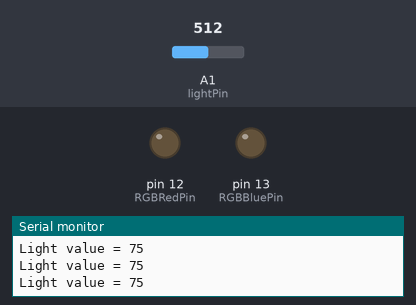
This sketch was run on a simulated Arduino Uno, built with avr-gcc and run on an emulated ATmega328P. On the bench: output pins drawn as LEDs (lit = HIGH), the last lines printed to the serial monitor. Inputs (shaded band) come from the test bench; at power-on: A1 (lightPin) = 512.

Above: at 1.3 s.
1.4 s: A1 (lightPin) set to 367
2.9 s: A1 (lightPin) set to 336
At 3.4 s:
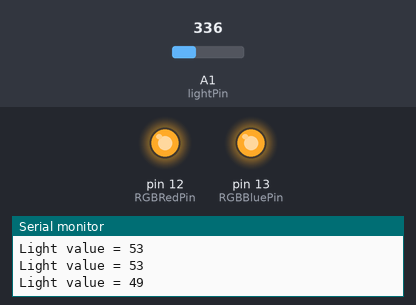
4.5 s: A1 (lightPin) set to 511
At 5.7 s:
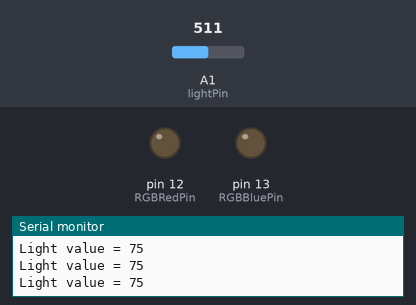
6.0 s: A1 (lightPin) set to 306
At 6.9 s:
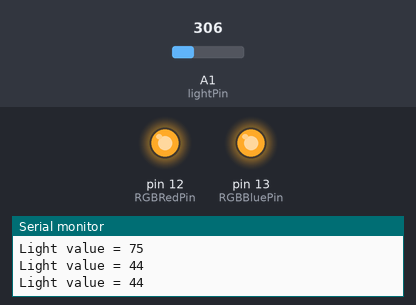
Timing chart, 0 to 8.5 s (numbered marks = the images above; inputs shaded):
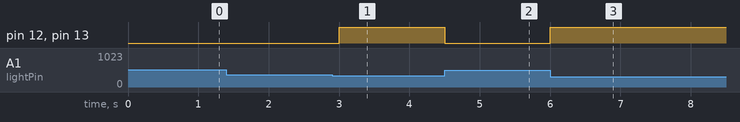

Measured:
- the behaviour switches between 350 and 349 on A1 (lightPin) (found by bisection; images 0 and 1)
- after the input at 2.9 s, pin 12 (RGBRedPin), pin 13 (RGBBluePin): LOW → HIGH after 0.10 s
- after the input at 4.5 s, pin 12 (RGBRedPin), pin 13 (RGBBluePin): HIGH → LOW at once
- after the input at 6.0 s, pin 12 (RGBRedPin), pin 13 (RGBBluePin): LOW → HIGH at once

The sketch:

lab_4_level_2_1.ino
```cpp
//LEVEL 2
//LAB 4
//Date:2023-02-02
//NAME: PRANAV BHAVSAR

int RGBRedPin = 12;
int RGBBluePin = 13;
int lightPin = A1; //The light sensor is plugged into pin A1 of the Arduino.
int data = 0; //This will store the data from the sensor.
void setup() { //The Setup function runs once.
Serial.begin(9600);
pinMode(RGBRedPin, OUTPUT); //Setup red RGB LED pin as an output pin.
pinMode(RGBBluePin, OUTPUT); //Setup blue RGB LED pin as an output pin
}
void loop() { //The loop function runs forever.
data = analogRead(lightPin); //Read the value from the light sensor and store it in the lightDatavariable.
data = map(data,6,679,0,100); //map the data value to a percentage

// FOR BOTH THE LIGHTS

  if(data==0 && data<=25){
	digitalWrite(RGBRedPin,HIGH);
	digitalWrite(RGBBluePin,HIGH);
  } else if(data > 25 && data <=50){
	digitalWrite(RGBRedPin,HIGH);
	digitalWrite(RGBBluePin,HIGH);
  } else if(data > 50 && data <=75){
	digitalWrite(RGBRedPin,	LOW);
	digitalWrite(RGBBluePin,LOW);
  } else if(data > 75 && data <=100){
	digitalWrite(RGBRedPin,	LOW);
	digitalWrite(RGBBluePin,LOW);
  }

Serial.print("Light value = ");
Serial.println(data); //Print the data to the serial port.
delay(500); //Wait 0.5 second (500mS) before running again.
}
```
